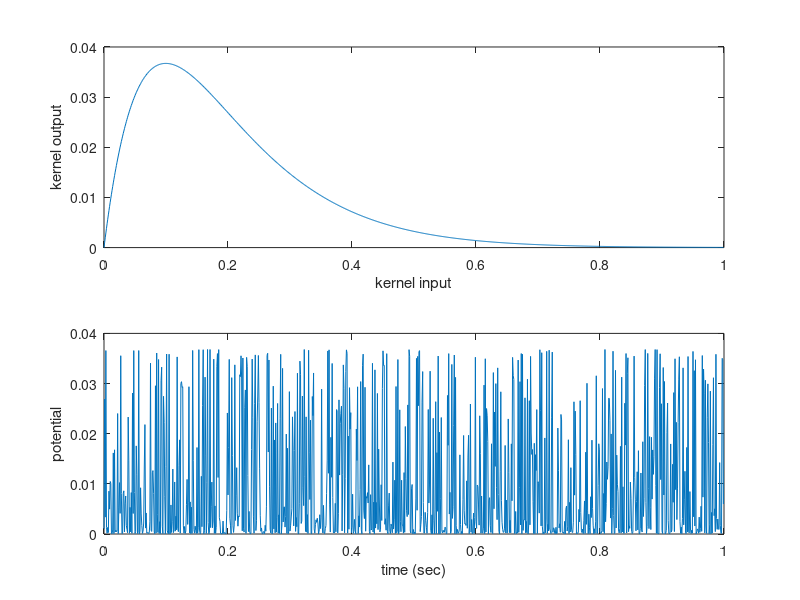

The MATLAB script that drew this image:
% encode state theta to spike train
total_step = 1000;
threshold = 0.03;    % threshold to fire
dt = 0.001; % 1ms time step
tau = 0.1; % 20ms time constant

spikes = 0;
steps = [];
F = []; % membrane potential
s = []; % input stimulus
k1 = []; % kernel 1
k2 = [];
k3 = [];
state = []; % e.g., theta, theta_dot, h, h_dot

f1 = inline('t*exp(-t/tau)'); % threshold = 0.35
f2 = inline('sin(t)*exp(-t/tau);'); % threshold = 0.3
f3 = inline('cos(t)*exp(-t/tau);'); % threshold 
f4 = inline('tan(t)*exp(-t/tau);'); % threshold 
f5 = inline('1/sqrt(2*pi)*exp(-t*t*0.5/tau)'); % gaussian

tic

for step = 1:total_step,
    steps(step) = (step - 1)*dt;
    t = steps(step);
        
    fun = @(t) t .* exp(-t);
    k1(step) = f1(t, tau); % threshold = 0.35
    k2(step) = f2(t, tau); % threshold = 0.3
    k3(step) = f3(t, tau); % 
    k4(step) = f4(t, tau); %
    k5(step) = f5(t, tau); %
    
    % generate random input: theta [0, 1]
    x = rand();
    state(step) = x;
    s(step) = f1(x, tau);
%     s(step) = f2(x, tau);
%     s(step) = f5(x, tau);
    
    if s(step) >= threshold
%         disp(['Fired'])
        spikes = spikes + 1;
    end
end

disp(['Spikes ' num2str(spikes) '/' num2str(total_step)])

subplot(2,1,1);
% % plot(steps,k1);
% hold on;
% plot(steps,k2);
% hold on;
plot(steps,k2);
ylabel('kernel output');
xlabel('kernel input');

hold on;
subplot(2,1,2);
plot(steps,s);

ylabel('potential');
xlabel('time (sec)');
% plot(steps,push);
hold off;

toc